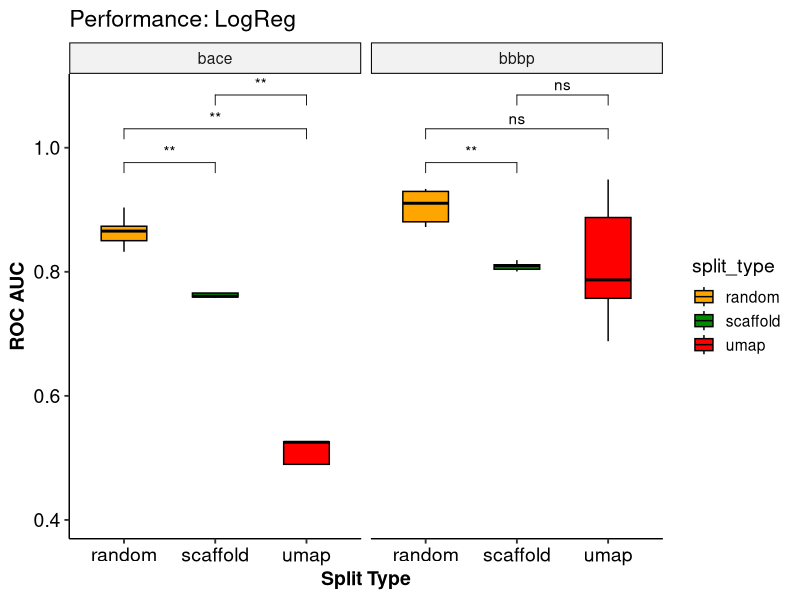
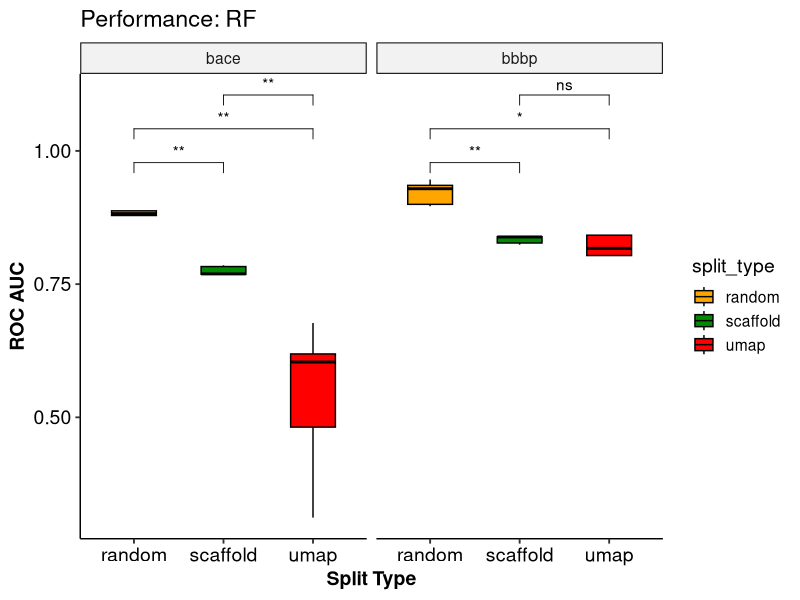
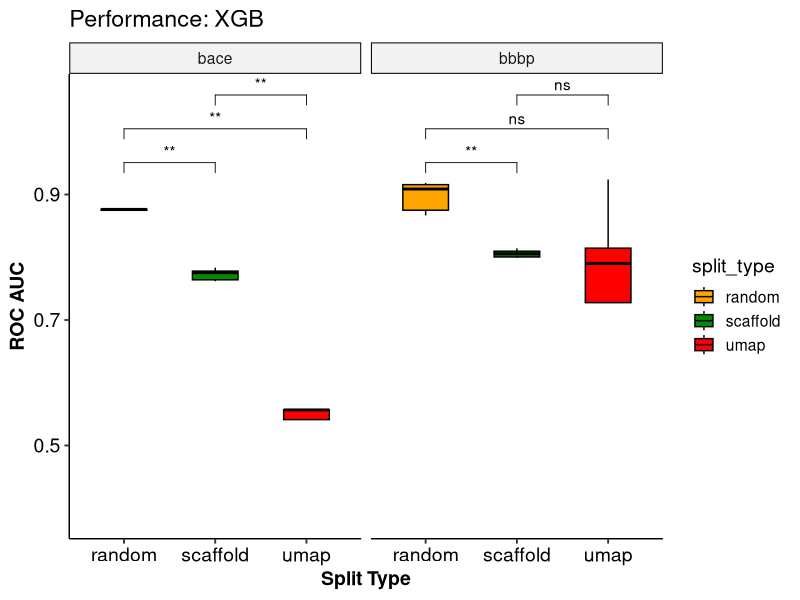
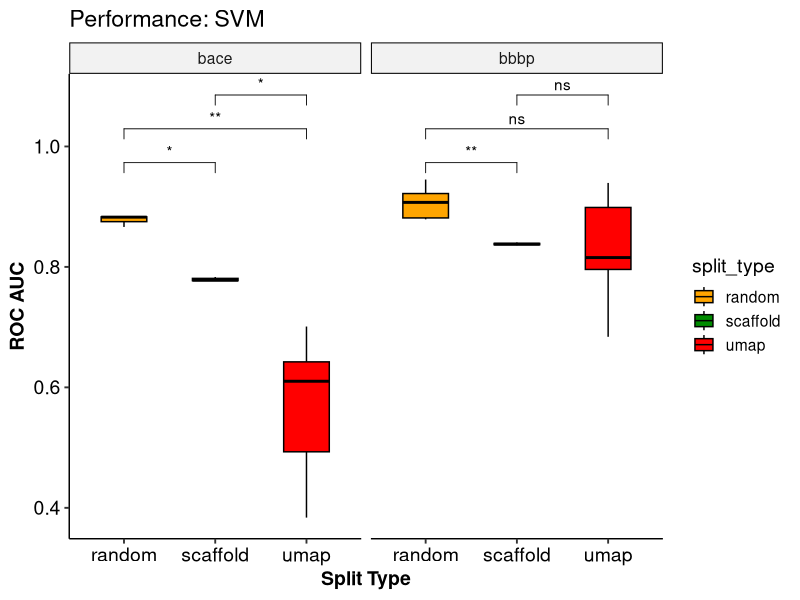
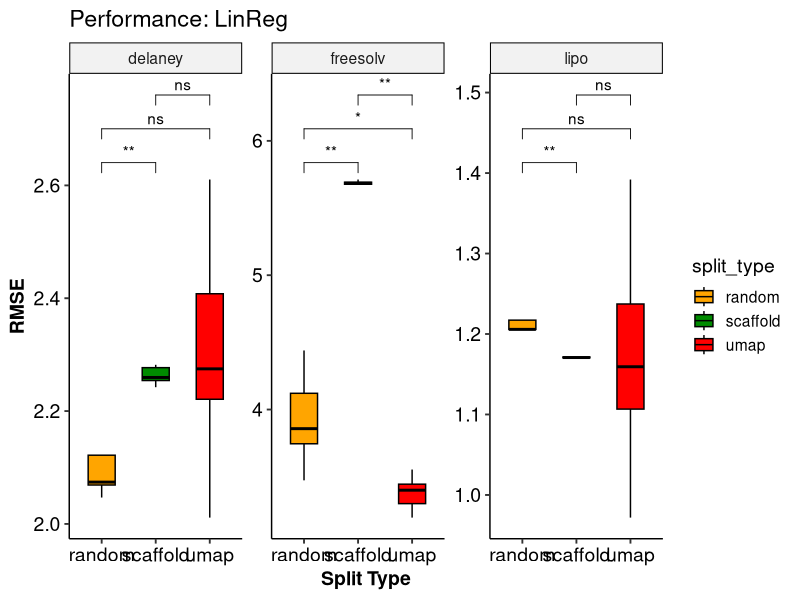
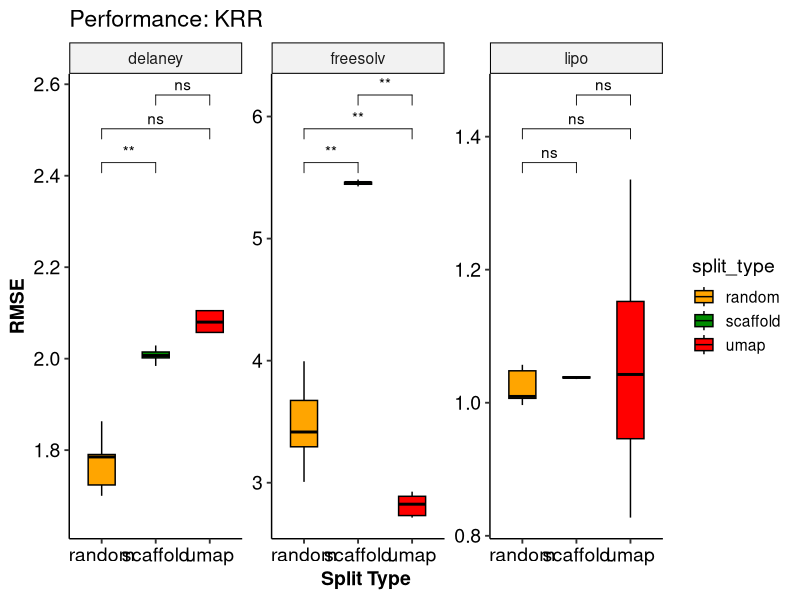

The R source for these figures, in order:
library(readxl)
library(ggpubr)
library(tidyr)
library(reshape)

df <- data.frame(read_excel("./rsu_ensemble.xlsx", 
                                     sheet = "baselines_mr",
                                     col_types=c("text", "text", 
                                     "numeric", "text", "numeric")))
head(df)

regression_tasks = c("freesolv","lipo","delaney")

comparisons <- list(
  c("random", "scaffold"),
  c("random", "umap"),
  c("scaffold", "umap")
)

regression_tasks = c("freesolv","lipo","delaney")


for (model in c("LogReg", "RF", "XGB", "SVM")) { #classification models
  df_model = df[which(df$model == model),]

  p_classification <- ggboxplot(
    df_model,
    x = "split_type",
    y = "metric",
    fill = "split_type",
    # palette = "npg", # remove default palette
    width = 0.5,
    outlier.shape = NA
  ) +
    scale_fill_manual(
      values=c("orange","green4","red")
    ) +
    stat_compare_means(
      comparisons = comparisons,
      method = "wilcox.test",
      paired = FALSE,
      label = "p.signif",
      step.increase = 0.1
    ) +
    labs(
      x = "Split Type",
      y = "ROC AUC"
    ) +
    ggtitle(paste0("Performance: ", model)) + 
    theme_pubr(base_size = 14) +
    theme(
      legend.position = "right",
      axis.title = element_text(face = "bold")
    ) + facet_wrap(~dataset) 
  
  print(p_classification)
}



for (model in c("LinReg", "KRR")) { #regression models
  df_model = df[which(df$model == model),]
  tmp_df = df_model[which(df_model$dataset %in% regression_tasks),]
  p_regression <- ggboxplot(
    tmp_df,
    x = "split_type",
    y = "metric",
    fill = "split_type",
    # palette = "npg", # remove default palette
    width = 0.5,
    outlier.shape = NA
  ) +
    scale_fill_manual(
      values=c("orange","green4","red")
    ) +
    stat_compare_means(
      comparisons = comparisons,
      method = "wilcox.test",
      paired = FALSE,
      label = "p.signif",
      step.increase = 0.1
    ) +
    labs(
      x = "Split Type",
      y = "RMSE"
    ) +
    ggtitle(paste0("Performance: ", model)) + 
    theme_pubr(base_size = 14) +
    theme(
      legend.position = "right",
      axis.title = element_text(face = "bold")
    ) + facet_wrap(~dataset, scales="free_y") # bc RMSE on diff scale
  
  print(p_regression)
}
